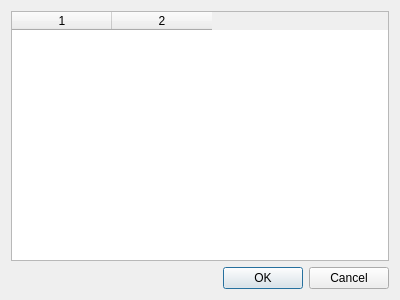
<ui version="4.0" >
 <class>QSettingsForm</class>
 <widget class="QDialog" name="QSettingsForm" >
  <property name="geometry" >
   <rect>
    <x>0</x>
    <y>0</y>
    <width>400</width>
    <height>300</height>
   </rect>
  </property>
  <property name="windowTitle" >
   <string>Dialog</string>
  </property>
  <layout class="QVBoxLayout" >
   <item>
    <widget class="QTableWidget" name="QtableSettings" >
     <property name="columnCount" >
      <number>2</number>
     </property>
     <column/>
     <column/>
    </widget>
   </item>
   <item>
    <widget class="QDialogButtonBox" name="buttonBox" >
     <property name="orientation" >
      <enum>Qt::Horizontal</enum>
     </property>
     <property name="standardButtons" >
      <set>QDialogButtonBox::Cancel|QDialogButtonBox::NoButton|QDialogButtonBox::Ok</set>
     </property>
    </widget>
   </item>
  </layout>
 </widget>
 <resources/>
 <connections>
  <connection>
   <sender>buttonBox</sender>
   <signal>accepted()</signal>
   <receiver>QSettingsForm</receiver>
   <slot>accept()</slot>
   <hints>
    <hint type="sourcelabel" >
     <x>248</x>
     <y>254</y>
    </hint>
    <hint type="destinationlabel" >
     <x>157</x>
     <y>274</y>
    </hint>
   </hints>
  </connection>
  <connection>
   <sender>buttonBox</sender>
   <signal>rejected()</signal>
   <receiver>QSettingsForm</receiver>
   <slot>reject()</slot>
   <hints>
    <hint type="sourcelabel" >
     <x>316</x>
     <y>260</y>
    </hint>
    <hint type="destinationlabel" >
     <x>286</x>
     <y>274</y>
    </hint>
   </hints>
  </connection>
 </connections>
</ui>
